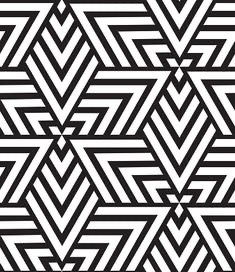
#> input picture drawbot_code/imgs/lines.jpg, 235 x 272 px
$ python -i hatched.py   (imports and definitions only)
#> lines starting #> are read from the running program, lines starting #| are printed output that depends on the picture
"""
From https://github.com/plottertools/hatched.

MIT License

Copyright (c) 2019 Antoine Beyeler

Permission is hereby granted, free of charge, to any person obtaining a copy of
this software and associated documentation files (the "Software"), to deal in
the Software without restriction, including without limitation the rights to
use, copy, modify, merge, publish, distribute, sublicense, and/or sell copies
of the Software, and to permit persons to whom the Software is furnished to do
so, subject to the following conditions:

The above copyright notice and this permission notice shall be included in all
copies or substantial portions of the Software.

"""

import math
import os
import random
from typing import Tuple, Iterable, Any

import cv2
import matplotlib.pyplot as plt
import matplotlib.collections
import numpy as np
import shapely.ops
import svgwrite as svgwrite
from shapely.geometry import asMultiLineString, Polygon, LinearRing, MultiLineString
from skimage import measure


# [104 lines left out: functions _build_circular_hatch, _build_diagonal_hatch, _build_horizontal_hatch, _plot_poly, _plot_geom, _build_mask and 1 more, not called in this run]


def _load_image(
    file_path: str,
    blur_radius: int = 10,
    image_scale: float = 1.0,
    interpolation: int = cv2.INTER_LINEAR,
    h_mirror: bool = False,
    invert: bool = False,
) -> np.ndarray:
    # Load the image, resize it and apply blur
#> called with file_path = 'imgs/lines.jpg', blur_radius = 10, image_scale = 1, interpolation = 1, h_mirror = False, invert = False
    img = cv2.imread(file_path, cv2.IMREAD_GRAYSCALE)
#> img: shape (272, 235); min 0, max 255, mean 148.2
    scale_x = int(img.shape[1] * image_scale)
#> scale_x = 235
    scale_y = int(img.shape[0] * image_scale)
#> scale_y = 272
    img = cv2.resize(img, (scale_x, scale_y), interpolation=interpolation)
    if blur_radius > 0:
        img = cv2.blur(img, (blur_radius, blur_radius))
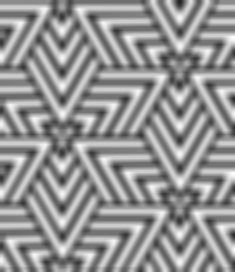
#> img: shape (272, 235); min 35, max 253, mean 148.4

    if h_mirror:
        img = np.flip(img, axis=1)

    if invert:
        img = 255 - img

    return img


def _build_hatch(
    img: np.ndarray,
    hatch_pitch: float = 5.0,
    levels: Tuple[int, int, int] = (64, 128, 192),
    direction='diagonal',
    invert: bool = False,
) -> Tuple[MultiLineString, Any, Any, Any]:
#> called with hatch_pitch = 5, levels = (64, 128, 192), direction = 'diagonal', invert = False
    if invert:
        levels = tuple(255 - i for i in reversed(levels))

    h, w = img.shape
#> h = 272; w = 235

    # border for contours to be closed shapes
    r = np.zeros(shape=(img.shape[0] + 2, img.shape[1] + 2))
    r[1:-1, 1:-1] = img
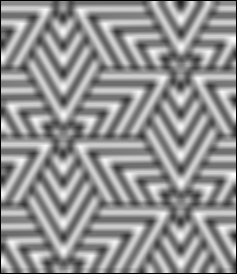
#> r: shape (274, 237) float64; min 0, max 253, mean 146.1

    # Find contours at a constant value of 0.8
    black_cnt = measure.find_contours(r, levels[0])
#> black_cnt = 49 point arrays, longest 1080 points
    dark_cnt = measure.find_contours(r, levels[1])
#> dark_cnt = 26 point arrays, longest 2496 points
    light_cnt = measure.find_contours(r, levels[2])
#> light_cnt = 70 point arrays, longest 321 points

#> (the run stopped early here; a loop or call above may not have finished)
